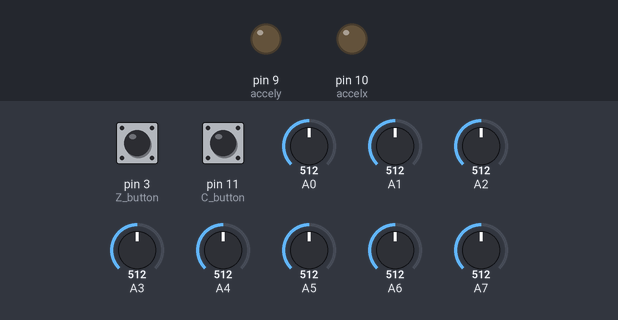
A sketch run on a simulated Arduino Uno, built with avr-gcc and run on an emulated ATmega328P. Parts: output pins drawn as LEDs (lit = HIGH). Inputs (shaded band) come from the test bench; at power-on: pin 3 (Z_button) LOW, pin 11 (C_button) LOW, A0 = 512, A1 = 512, A2 = 512, A3 = 512, A4 = 512, A5 = 512, A6 = 512, A7 = 512.

Above: at 1.2 s.
1.3 s: pin 3 (Z_button) pulled HIGH for 0.15 s
At 2.19 s:
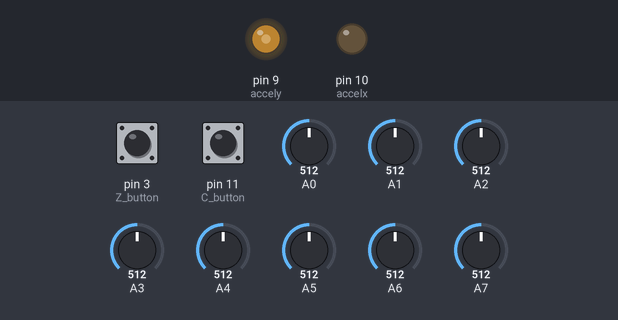
4.3 s: pin 11 (C_button) pulled HIGH for 0.15 s
At 5.19 s:
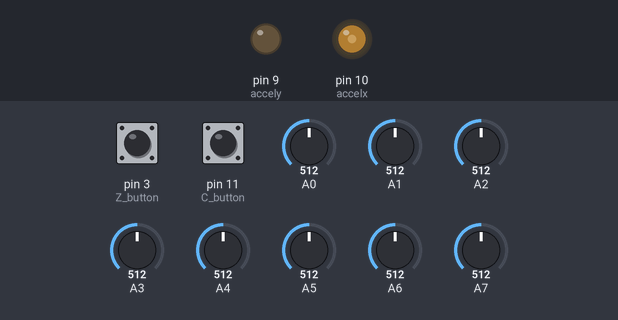
7.3 s: pin 11 (C_button) pulled HIGH for 3.2 s
At 9.4 s:
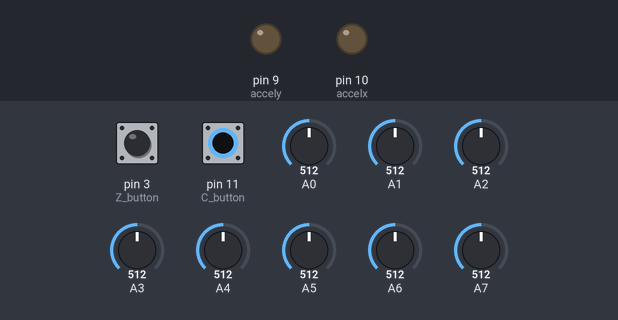
12.0 s: pin 11 (C_button) pulled HIGH for 1 s
At 12.89 s:
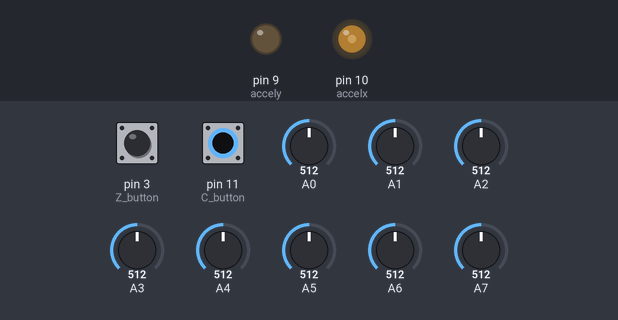
15.0 s: pin 3 (Z_button) pulled HIGH for 1 s
At 16.21 s:
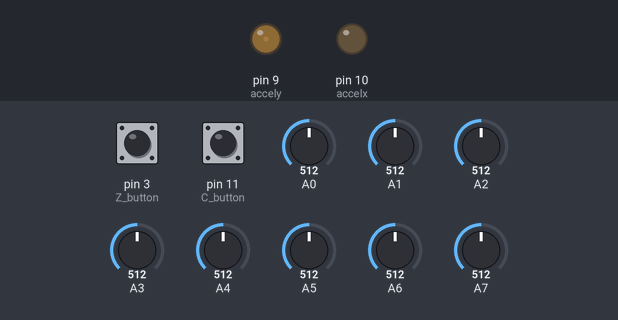
18.0 s: pin 3 (Z_button) driven HIGH and pin 11 (C_button) driven HIGH
At 18.89 s:
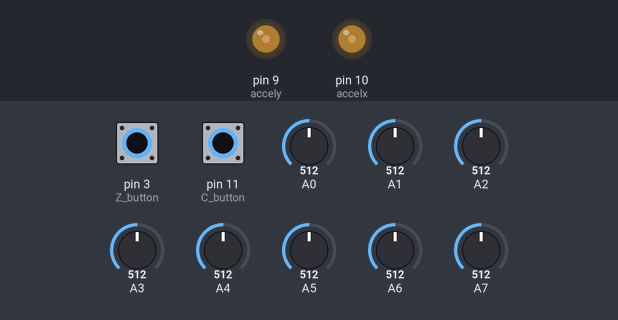
Timing chart, 0 to 21.3 s (numbered marks = the images above; inputs shaded):
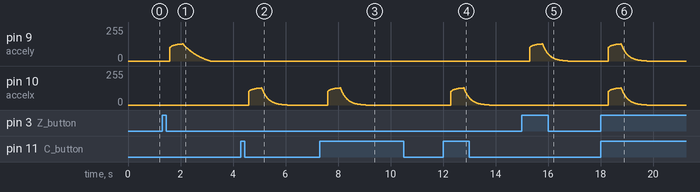

Measured:
- after the input at 1.3 s, pin 9 (accely): rises from 0/255 to 128/255 in 0.47 s, then falls to 0/255 in 1.1 s
- after the input at 4.3 s, pin 10 (accelx): rises from 0/255 to 128/255 in 0.47 s, then falls to 0/255 in 0.99 s
- after the input at 7.3 s, pin 10 (accelx): rises from 0/255 to 128/255 in 0.47 s, then falls to 0/255 in 0.99 s
- after the input at 12.0 s, pin 10 (accelx): rises from 0/255 to 128/255 in 0.47 s, then falls to 0/255 in 0.99 s
- after the input at 15.0 s, pin 9 (accely): rises from 0/255 to 128/255 in 0.47 s, then falls to 0/255 in 0.99 s
- after the input at 18.0 s, pin 9 (accely), pin 10 (accelx): rises from 0/255 to 128/255 in 0.46 s, then falls to 0/255 in 0.99 s

The sketch:

Dual_Env.ino
```cpp
#include <avr/io.h>//for fast PWM

int atk1, atk2, rel1, rel2, lev1, lev2, con1, con2, out1, out2, count1, count2;
//count -- 0 is not triggerd , 1 is attack duration , 2 is release duration.
bool in1, in2, old_in1, old_in2;
int i = 0;//CH1 count
int j = 0;//CH2 count
int last_out1 = 0; //If retriggered at the release time, the CV voltage will be restarted from the middle of the line, not from zero.
int last_out2 = 0;
long timer1 = 0;
long timer2 = 0;

const static byte curve[16][128] PROGMEM = {
  {0, 4, 7, 10, 14, 17, 21, 24, 27, 31, 34, 37, 40, 43, 46, 49, 52, 55, 58, 61, 64, 67, 70, 73, 76, 78, 81, 84, 87, 89, 92, 95, 97, 100, 102, 105, 107, 110, 112, 115, 117, 119, 122, 124, 126, 128, 131, 133, 135, 137, 140, 142, 144, 146, 148, 150, 152, 154, 156, 158, 160, 162, 164, 166, 168, 169, 171, 173, 175, 177, 178, 180, 182, 184, 185, 187, 189, 190, 192, 194, 195, 197, 198, 200, 202, 203, 205, 206, 208, 209, 210, 212, 213, 215, 216, 217, 219, 220, 221, 223, 224, 225, 227, 228, 229, 230, 232, 233, 234, 235, 237, 238, 239, 240, 241, 242, 243, 245, 246, 247, 248, 249, 250, 251, 252, 253, 254, 255},
  {0, 4, 8, 12, 16, 20, 24, 27, 31, 35, 38, 42, 46, 49, 53, 56, 59, 63, 66, 69, 72, 75, 78, 82, 85, 88, 90, 93, 96, 99, 102, 105, 107, 110, 113, 115, 118, 120, 123, 125, 128, 130, 133, 135, 137, 140, 142, 144, 146, 149, 151, 153, 155, 157, 159, 161, 163, 165, 167, 169, 171, 173, 175, 176, 178, 180, 182, 183, 185, 187, 189, 190, 192, 193, 195, 197, 198, 200, 201, 203, 204, 205, 207, 208, 210, 211, 212, 214, 215, 216, 218, 219, 220, 221, 223, 224, 225, 226, 227, 228, 230, 231, 232, 233, 234, 235, 236, 237, 238, 239, 240, 241, 242, 243, 244, 245, 246, 247, 247, 248, 249, 250, 251, 252, 253, 253, 254, 255},
  {0, 5, 9, 14, 18, 23, 27, 31, 35, 39, 43, 47, 51, 55, 59, 63, 66, 70, 73, 77, 80, 84, 87, 90, 94, 97, 100, 103, 106, 109, 112, 115, 118, 120, 123, 126, 128, 131, 134, 136, 139, 141, 144, 146, 148, 151, 153, 155, 157, 159, 162, 164, 166, 168, 170, 172, 174, 176, 177, 179, 181, 183, 185, 186, 188, 190, 191, 193, 195, 196, 198, 199, 201, 202, 204, 205, 206, 208, 209, 211, 212, 213, 214, 216, 217, 218, 219, 221, 222, 223, 224, 225, 226, 227, 228, 229, 230, 231, 232, 233, 234, 235, 236, 237, 238, 239, 240, 240, 241, 242, 243, 244, 245, 245, 246, 247, 248, 248, 249, 250, 250, 251, 252, 252, 253, 254, 254, 255},
  {0, 5, 10, 16, 20, 25, 30, 35, 39, 44, 48, 53, 57, 61, 65, 69, 73, 77, 81, 85, 89, 92, 96, 99, 103, 106, 109, 112, 116, 119, 122, 125, 128, 130, 133, 136, 139, 141, 144, 147, 149, 152, 154, 156, 159, 161, 163, 165, 168, 170, 172, 174, 176, 178, 180, 182, 183, 185, 187, 189, 191, 192, 194, 195, 197, 199, 200, 202, 203, 205, 206, 207, 209, 210, 211, 213, 214, 215, 216, 218, 219, 220, 221, 222, 223, 224, 225, 226, 227, 228, 229, 230, 231, 232, 233, 234, 235, 236, 237, 237, 238, 239, 240, 241, 241, 242, 243, 243, 244, 245, 245, 246, 247, 247, 248, 249, 249, 250, 250, 251, 251, 252, 253, 253, 254, 254, 255, 255},
  {0, 6, 12, 17, 23, 28, 34, 39, 44, 49, 54, 58, 63, 68, 72, 76, 81, 85, 89, 93, 97, 100, 104, 108, 111, 115, 118, 122, 125, 128, 131, 134, 137, 140, 143, 146, 149, 151, 154, 156, 159, 161, 164, 166, 168, 171, 173, 175, 177, 179, 181, 183, 185, 187, 189, 191, 192, 194, 196, 197, 199, 201, 202, 204, 205, 207, 208, 209, 211, 212, 213, 215, 216, 217, 218, 219, 221, 222, 223, 224, 225, 226, 227, 228, 229, 230, 231, 232, 232, 233, 234, 235, 236, 237, 237, 238, 239, 239, 240, 241, 242, 242, 243, 243, 244, 245, 245, 246, 246, 247, 247, 248, 249, 249, 249, 250, 250, 251, 251, 252, 252, 253, 253, 253, 254, 254, 255, 255},
  {0, 7, 13, 19, 25, 31, 37, 43, 48, 54, 59, 64, 69, 74, 79, 83, 88, 92, 96, 101, 105, 109, 113, 116, 120, 124, 127, 131, 134, 137, 140, 144, 147, 149, 152, 155, 158, 161, 163, 166, 168, 171, 173, 175, 178, 180, 182, 184, 186, 188, 190, 192, 194, 195, 197, 199, 200, 202, 204, 205, 207, 208, 210, 211, 212, 214, 215, 216, 218, 219, 220, 221, 222, 223, 224, 225, 226, 227, 228, 229, 230, 231, 232, 233, 234, 234, 235, 236, 237, 237, 238, 239, 239, 240, 241, 241, 242, 243, 243, 244, 244, 245, 245, 246, 246, 247, 247, 248, 248, 249, 249, 250, 250, 250, 251, 251, 251, 252, 252, 253, 253, 253, 254, 254, 254, 254, 255, 255},
  {0, 7, 14, 21, 28, 34, 41, 47, 53, 58, 64, 70, 75, 80, 85, 90, 95, 99, 104, 108, 113, 117, 121, 125, 128, 132, 136, 139, 143, 146, 149, 152, 155, 158, 161, 164, 167, 169, 172, 174, 177, 179, 182, 184, 186, 188, 190, 192, 194, 196, 198, 200, 201, 203, 205, 206, 208, 209, 211, 212, 214, 215, 216, 218, 219, 220, 221, 222, 223, 224, 226, 227, 228, 228, 229, 230, 231, 232, 233, 234, 235, 235, 236, 237, 238, 238, 239, 240, 240, 241, 241, 242, 243, 243, 244, 244, 245, 245, 246, 246, 247, 247, 247, 248, 248, 249, 249, 249, 250, 250, 250, 251, 251, 251, 252, 252, 252, 253, 253, 253, 253, 254, 254, 254, 254, 255, 255, 255},
  {0, 8, 16, 23, 30, 37, 44, 51, 57, 63, 69, 75, 81, 86, 92, 97, 102, 107, 111, 116, 120, 124, 129, 133, 136, 140, 144, 147, 151, 154, 157, 161, 164, 167, 169, 172, 175, 177, 180, 182, 185, 187, 189, 191, 194, 196, 198, 199, 201, 203, 205, 207, 208, 210, 211, 213, 214, 216, 217, 218, 220, 221, 222, 223, 224, 225, 226, 227, 228, 229, 230, 231, 232, 233, 234, 235, 235, 236, 237, 238, 238, 239, 240, 240, 241, 241, 242, 243, 243, 244, 244, 245, 245, 246, 246, 246, 247, 247, 248, 248, 248, 249, 249, 249, 250, 250, 250, 251, 251, 251, 251, 252, 252, 252, 252, 253, 253, 253, 253, 254, 254, 254, 254, 254, 255, 255, 255, 255},
  {0, 9, 17, 25, 33, 40, 48, 55, 62, 68, 74, 81, 87, 92, 98, 103, 108, 113, 118, 123, 128, 132, 136, 140, 144, 148, 152, 155, 159, 162, 165, 168, 171, 174, 177, 180, 182, 185, 187, 190, 192, 194, 196, 199, 201, 202, 204, 206, 208, 210, 211, 213, 214, 216, 217, 219, 220, 221, 222, 224, 225, 226, 227, 228, 229, 230, 231, 232, 233, 234, 235, 235, 236, 237, 238, 238, 239, 240, 240, 241, 241, 242, 243, 243, 244, 244, 245, 245, 245, 246, 246, 247, 247, 248, 248, 248, 249, 249, 249, 250, 250, 250, 250, 251, 251, 251, 251, 252, 252, 252, 252, 253, 253, 253, 253, 253, 253, 254, 254, 254, 254, 254, 254, 254, 255, 255, 255, 255},
  {0, 10, 20, 29, 38, 47, 55, 63, 70, 78, 85, 91, 98, 104, 110, 116, 121, 127, 132, 137, 141, 146, 150, 154, 158, 162, 166, 169, 173, 176, 179, 182, 185, 188, 191, 193, 196, 198, 200, 203, 205, 207, 209, 211, 212, 214, 216, 217, 219, 220, 222, 223, 225, 226, 227, 228, 229, 230, 231, 232, 233, 234, 235, 236, 237, 238, 238, 239, 240, 240, 241, 242, 242, 243, 243, 244, 244, 245, 245, 246, 246, 247, 247, 247, 248, 248, 248, 249, 249, 249, 250, 250, 250, 250, 251, 251, 251, 251, 252, 252, 252, 252, 252, 252, 253, 253, 253, 253, 253, 253, 253, 254, 254, 254, 254, 254, 254, 254, 254, 254, 254, 255, 255, 255, 255, 255, 255, 255},
  {0, 11, 22, 32, 42, 52, 61, 69, 77, 85, 93, 100, 107, 113, 120, 126, 131, 137, 142, 147, 152, 156, 161, 165, 169, 173, 176, 180, 183, 186, 190, 192, 195, 198, 200, 203, 205, 207, 210, 212, 214, 215, 217, 219, 221, 222, 224, 225, 226, 228, 229, 230, 231, 232, 233, 234, 235, 236, 237, 238, 239, 239, 240, 241, 241, 242, 243, 243, 244, 244, 245, 245, 246, 246, 247, 247, 247, 248, 248, 249, 249, 249, 249, 250, 250, 250, 251, 251, 251, 251, 251, 252, 252, 252, 252, 252, 252, 253, 253, 253, 253, 253, 253, 253, 253, 254, 254, 254, 254, 254, 254, 254, 254, 254, 254, 254, 254, 255, 255, 255, 255, 255, 255, 255, 255, 255, 255, 255},
  {0, 12, 24, 36, 46, 57, 66, 75, 84, 93, 101, 108, 115, 122, 129, 135, 141, 146, 152, 157, 161, 166, 170, 175, 179, 182, 186, 189, 192, 196, 198, 201, 204, 206, 209, 211, 213, 215, 217, 219, 221, 223, 224, 226, 227, 229, 230, 231, 232, 233, 234, 236, 236, 237, 238, 239, 240, 241, 241, 242, 243, 243, 244, 244, 245, 246, 246, 246, 247, 247, 248, 248, 248, 249, 249, 249, 250, 250, 250, 251, 251, 251, 251, 251, 252, 252, 252, 252, 252, 252, 253, 253, 253, 253, 253, 253, 253, 253, 254, 254, 254, 254, 254, 254, 254, 254, 254, 254, 254, 254, 254, 254, 255, 255, 255, 255, 255, 255, 255, 255, 255, 255, 255, 255, 255, 255, 255, 255},
  {0, 14, 27, 39, 50, 61, 72, 82, 91, 100, 108, 116, 123, 130, 137, 143, 149, 155, 160, 165, 170, 175, 179, 183, 187, 191, 194, 197, 201, 203, 206, 209, 211, 214, 216, 218, 220, 222, 224, 225, 227, 228, 230, 231, 233, 234, 235, 236, 237, 238, 239, 240, 241, 241, 242, 243, 244, 244, 245, 245, 246, 246, 247, 247, 248, 248, 248, 249, 249, 249, 250, 250, 250, 251, 251, 251, 251, 252, 252, 252, 252, 252, 252, 253, 253, 253, 253, 253, 253, 253, 253, 254, 254, 254, 254, 254, 254, 254, 254, 254, 254, 254, 254, 254, 254, 254, 254, 255, 255, 255, 255, 255, 255, 255, 255, 255, 255, 255, 255, 255, 255, 255, 255, 255, 255, 255, 255, 255},
  {0, 15, 29, 42, 54, 66, 77, 87, 97, 106, 115, 123, 131, 138, 145, 151, 157, 163, 168, 174, 178, 183, 187, 191, 195, 198, 202, 205, 208, 210, 213, 215, 218, 220, 222, 224, 226, 227, 229, 231, 232, 233, 235, 236, 237, 238, 239, 240, 241, 242, 242, 243, 244, 245, 245, 246, 246, 247, 247, 248, 248, 249, 249, 249, 250, 250, 250, 251, 251, 251, 251, 252, 252, 252, 252, 252, 252, 253, 253, 253, 253, 253, 253, 253, 253, 254, 254, 254, 254, 254, 254, 254, 254, 254, 254, 254, 254, 254, 254, 254, 254, 255, 255, 255, 255, 255, 255, 255, 255, 255, 255, 255, 255, 255, 255, 255, 255, 255, 255, 255, 255, 255, 255, 255, 255, 255, 255, 255},
  {0, 16, 31, 45, 58, 71, 82, 93, 103, 113, 122, 130, 138, 146, 152, 159, 165, 171, 176, 181, 186, 190, 194, 198, 201, 205, 208, 211, 214, 216, 219, 221, 223, 225, 227, 229, 230, 232, 233, 235, 236, 237, 238, 239, 240, 241, 242, 243, 244, 245, 245, 246, 246, 247, 247, 248, 248, 249, 249, 250, 250, 250, 251, 251, 251, 251, 252, 252, 252, 252, 252, 253, 253, 253, 253, 253, 253, 253, 253, 254, 254, 254, 254, 254, 254, 254, 254, 254, 254, 254, 254, 254, 254, 254, 254, 255, 255, 255, 255, 255, 255, 255, 255, 255, 255, 255, 255, 255, 255, 255, 255, 255, 255, 255, 255, 255, 255, 255, 255, 255, 255, 255, 255, 255, 255, 255, 255, 255},
  {0, 17, 33, 48, 62, 75, 87, 99, 109, 119, 128, 137, 145, 152, 159, 166, 172, 177, 183, 188, 192, 196, 200, 204, 208, 211, 214, 217, 219, 222, 224, 226, 228, 230, 231, 233, 235, 236, 237, 238, 240, 241, 242, 242, 243, 244, 245, 246, 246, 247, 247, 248, 248, 249, 249, 250, 250, 250, 251, 251, 251, 251, 252, 252, 252, 252, 253, 253, 253, 253, 253, 253, 253, 253, 254, 254, 254, 254, 254, 254, 254, 254, 254, 254, 254, 254, 254, 254, 254, 255, 255, 255, 255, 255, 255, 255, 255, 255, 255, 255, 255, 255, 255, 255, 255, 255, 255, 255, 255, 255, 255, 255, 255, 255, 255, 255, 255, 255, 255, 255, 255, 255, 255, 255, 255, 255, 255, 255}
};

void setup()
{
  pinMode(3, INPUT) ;//Z button
  pinMode(11, INPUT) ;//C button
  pinMode(10, OUTPUT) ;//accelx
  pinMode(9, OUTPUT) ;//accely
  timer1 = micros();
  timer2 = micros();
  TCCR1B &= B11111000;//fast pwm setting
  TCCR1B |= B00000001;//fast pwm setting
  //  Serial.begin(9600);
  delay(50);
}

void loop()
{
  old_in1 = in1;
  old_in2 = in2;
  in1 = digitalRead(11);// trig input
  in2 = digitalRead(3);// trig input

  if (old_in1 == 0 && in1 == 1) {// if detect trigger
    if (count1 == 2) {
      last_out1 = out1;
    }
    else if (count1 != 2) {
      last_out1 = 0;
    }
    i = 0;//wave table count reset
    count1 = 1;//start attack duration
    atk1 = analogRead(1) * 12;
    rel1 = analogRead(2) * 16;
    lev1 = analogRead(4) / 4;
    con1 = analogRead(7) / 64;
  }

  else if (count1 == 1 && i > 127) {//attack duration end
    count1 = 2;//start release duration
  }
  else if (count1 == 2 && i > 255) {//release duration end
    count1 = 0;
  }

  if (old_in2 == 0 && in2 == 1) {// if detect trigger
    if (count2 == 2) {
      last_out2 = out2;
    }
    else if (count2 != 2) {
      last_out2 = 0;
    }
    j = 0;//wave table count reset
    count2 = 1;//start attack duration
    atk2 = analogRead(0) * 12;
    rel2 = analogRead(3) * 16;
    lev2 = analogRead(5) / 4;
    con2 = analogRead(6) / 64;
  }

  else if (count2 == 1 && j > 127) {//attack duration end
    count2 = 2;//start release duration
  }
  else if (count2 == 2 && j > 255) {//release duration end
    count2 = 0;
  }

  //----------------------CV output buffer CH1-------------------------
  if (count1 == 1) {//attack
    if (atk1 <= 32) {//Minimize atk time
      i = 128;
      count1 = 2;
    }
    out1 = (pgm_read_byte(&(curve[con1][i])));//store output voltage value
    if (timer1 + atk1 <= micros()) {
      i++;
      timer1 = micros();
    }
  }

  else if (count1 == 2) {//release
    out1 = 255 - (pgm_read_byte(&(curve[con1][i - 128])));//store output voltage value
    if (timer1 + rel1 <= micros()) {
      i++;
      timer1 = micros();
    }
  }

  //----------------------CV output buffer CH2-------------------------
  if (count2 == 1) {//attack
    if (atk2 <= 32) {//Minimize atk time
      j = 128;
      count2 = 2;
    }
    out2 = (pgm_read_byte(&(curve[con2][j])));//store output voltage value
    if (timer2 + atk2 <= micros()) {
      j++;
      timer2 = micros();
    }
  }

  else if (count2 == 2) {//release
    out2 = 255 - (pgm_read_byte(&(curve[con1][j - 128])));//store output voltage value
    if (timer2 + rel2 <= micros()) {
      j++;
      timer2 = micros();
    }
  }
  //----------------------CV output-------------------------
  PWM_OUT();//CV out
}
void PWM_OUT() {//PWM duty setting
  if (count1 == 1) {
    out1 = map(out1, 0, 255, last_out1, lev1);
  }
  else if (count1 == 2) {
    out1 = map(out1, 0, 255, 0, lev1);
  }
  if (count2 == 1) {
    out2 = map(out2, 0, 255, last_out2, lev2);
  }
  else if (count2 == 2) {
    out2 = map(out2, 0, 255, 0, lev2);
  }
  analogWrite(10, out1);//PWM output
  analogWrite(9, out2);//PWM output

}
```
